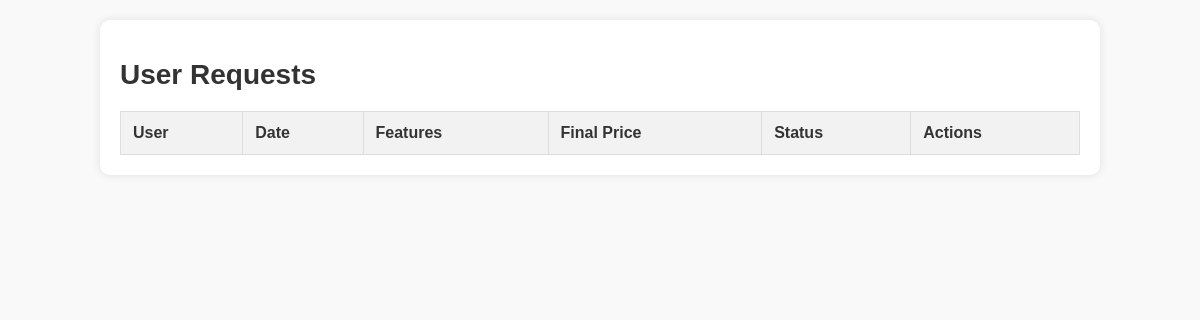
/user_requests/ (signed in), run on an earlier commit of the app's database.
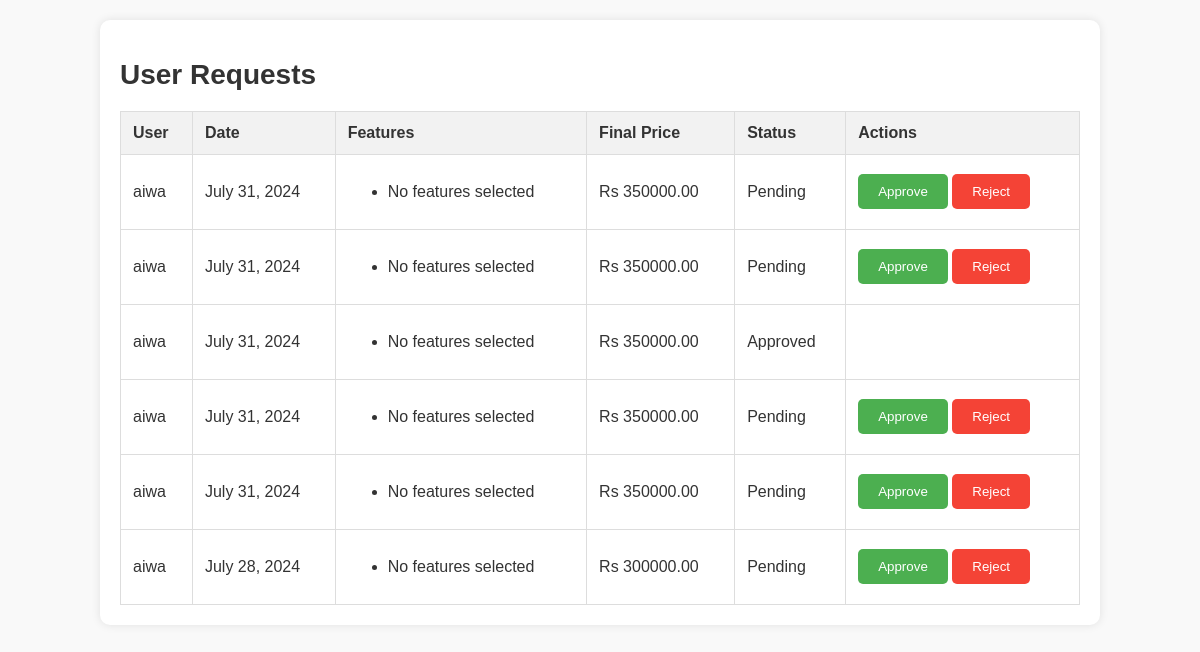
And on a later commit of the database.
### auditorium/models.py (models this page shows, shortened)
class UserRequest(models.Model):
    user = models.ForeignKey(User, on_delete=models.CASCADE)
    auditorium = models.ForeignKey(Auditorium, on_delete=models.CASCADE)
    date = models.DateField()
    features = models.ManyToManyField(Feature)
    final_price = models.DecimalField(max_digits=10, decimal_places=2)
    approved = models.BooleanField(default=False)
    created_at = models.DateTimeField(auto_now_add=True)

class User(AbstractBaseUser, PermissionsMixin):
    username = models.CharField(max_length=150, unique=True)
    email = models.EmailField(unique=True)
    role = models.CharField(max_length=50, blank=True, null=True)
    is_staff = models.BooleanField(default=False)
    is_active = models.BooleanField(default=True)
    groups = models.ManyToManyField(Group, related_name='custom_user_groups')
    user_permissions = models.ManyToManyField(Permission, related_name='custom_user_permissions')
    objects = CustomUserManager()
    USERNAME_FIELD = 'email'
    REQUIRED_FIELDS = ['username']

### auditorium/views.py (the view)
# urls.py: path('user_requests/', views.user_requests, name='user_requests'),
@login_required
def user_requests(request):
    requests = UserRequest.objects.filter(auditorium__user=request.user)
    context = {
        'requests': requests
    }
    return render(request, 'user_requests.html', context)

### auditorium/templates/user_requests.html (shortened to what this page needs)
<!DOCTYPE html>
<html lang="en">
<head>
</head>
<body>
    <div class="container">
        <h1>User Requests</h1>
        <table>
            <thead>
                <tr>
                    <th>User</th>
                    <th>Date</th>
                    <th>Features</th>
                    <th>Final Price</th>
                    <th>Status</th>
                    <th>Actions</th>
                </tr>
            </thead>
            <tbody>
                {% for request in requests %}
                <tr>
                    <td>{{ request.user.username }}</td>
                    <td>{{ request.date }}</td>
                    <td>
                        <ul>
                            {% for feature in request.features.all %}
                            <li>{{ feature.name }}</li>
                            {% empty %}
                            <li>No features selected</li>
                            {% endfor %}
                        </ul>
                    </td>
                    <td>Rs {{ request.final_price }}</td>
                    <td>{% if request.approved %}Approved{% else %}Pending{% endif %}</td>
                    <td class="actions">
                        {% if not request.approved %}
                        <form method="post" action="{% url 'approve_request' request.id %}">
                            <button type="submit" class="approve-btn">Approve</button>
                        </form>
                        <form method="post" action="{% url 'reject_request' request.id %}">
                            <button type="submit" class="reject-btn">Reject</button>
                        </form>
                        {% endif %}
                    </td>
                </tr>
                {% endfor %}
            </tbody>
        </table>
    </div>
</body>
</html>

What changed in the data, as far as the page shows it:
added UserRequest: user.username "aiwa", date "July 31, 2024", final_price "350000.00", approved "Pending"
added UserRequest: user.username "aiwa", date "July 31, 2024", final_price "350000.00", approved "Pending"
added UserRequest: user.username "aiwa", date "July 31, 2024", final_price "350000.00", approved "Approved"
added UserRequest: user.username "aiwa", date "July 31, 2024", final_price "350000.00", approved "Pending"
added UserRequest: user.username "aiwa", date "July 31, 2024", final_price "350000.00", approved "Pending"
added UserRequest: user.username "aiwa", date "July 28, 2024", final_price "300000.00", approved "Pending"
